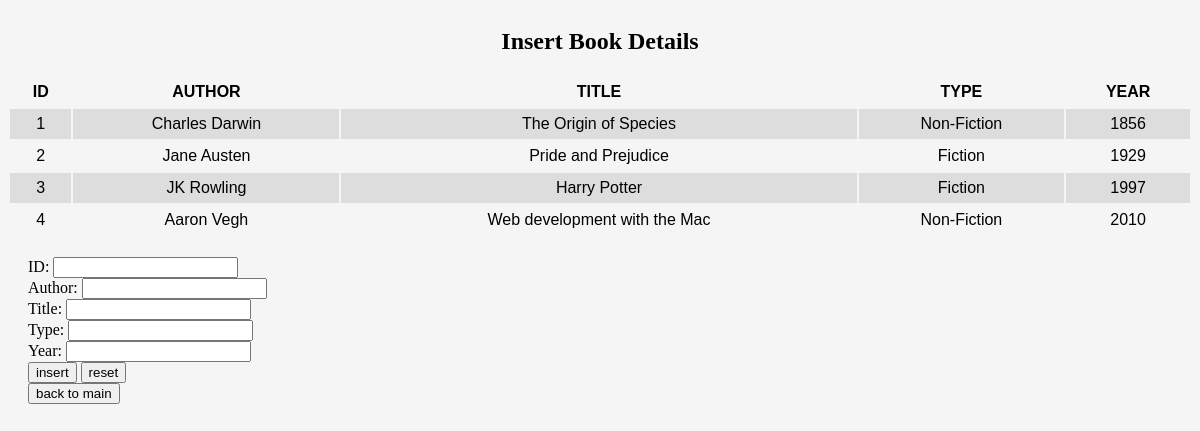
Page /week7/tute6_insert.php on the committed database.
### tables this page shows
CREATE TABLE IF NOT EXISTS `KIT502_classics` (
  `ID` int(11) NOT NULL,
  `Author` varchar(255) NOT NULL,
  `Title` varchar(255) NOT NULL,
  `Type` varchar(32) NOT NULL,
  `Year` char(4) NOT NULL
);

### week7/tute6_insert.php (the view, shortened to what this page needs)
<!DOCTYPE html>
<html>
<head>
    <link rel="stylesheet" type="text/css" href="./style.css">
</head>
<body>
    <center>
        <h2>Insert Book Details</h2>
    </center>
    <?php
include 'db_conn.php';
$sql = "select * from KIT502_classics";
$result = $mysqli->query($sql);
if ($result->num_rows > 0) {
    echo "<table><tr></tr>";
    echo " <table>
<th>ID</th> <th>AUTHOR</th> <th>TITLE</th> <th>TYPE</th> <th>YEAR</th>";
    while ($row = $result->fetch_assoc()) {
        echo "<tr>";
        echo "<td>" . $row["ID"] . "</td>";
        echo "<td>" . $row["Author"] . "</td>";
        echo "<td>" . $row["Title"] . "</td>";
        echo "<td>" . $row["Type"] . "</td>";
        echo "<td>" . $row["Year"] . "</td>";
        echo "</tr>";
    }
    echo "</table>";
} else {
    echo "empty table";
}
?>
    <form action="tute6_insert.php" method="get">
        <lable>ID: </lable>
        <input type="text" id="id" name="id">
        <br>
        <lable>Author: </lable>
        <input type="text" id="author" name="author">
        <br>
        <lable>Title: </lable>
        <input type="text" id="title" name="title">
        <br>
        <lable>Type: </lable>
        <input type="text" id="type" name="type">
        <br>
        <lable>Year: </lable>
        <input type="text" id="year" name="year">
        <br>
        <button type="submit" name="submit">insert</button>
        <button type="">reset</button>
        <br>
        <button type="button" onclick="window.location.href='tute6_main.php'">back to main</button>
    </form>
</body>
</html>

### week7/style.css (style rules this page uses)
body { background-color: whitesmoke; align-content: center; }
form { padding: 20px; align-content: center }
table { font-family: Arial; width:100%; margin: auto; text-align:center; }
td, th { border: none; padding:6px; text-align: center; }
tr:nth-child(even) { background-color: #ddd; }

### rows in the picture
kit502_classics: ID "1", Author "Charles Darwin", Title "The Origin of Species", Type "Non-Fiction", Year "1856"
kit502_classics: ID "2", Author "Jane Austen", Title "Pride and Prejudice", Type "Fiction", Year "1929"
kit502_classics: ID "3", Author "JK Rowling", Title "Harry Potter", Type "Fiction", Year "1997"
kit502_classics: ID "4", Author "Aaron Vegh", Title "Web development with the Mac", Type "Non-Fiction", Year "2010"
